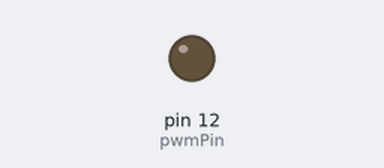
Simulated run of this sketch. Board: Arduino Uno, built with avr-gcc and run on an emulated ATmega328P. On the bench: output pins drawn as LEDs (lit = HIGH).

Above: at 1.9 s.
At 7.0 s:
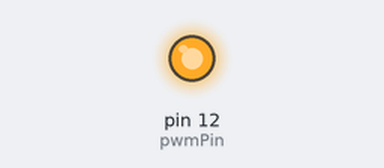
Timing chart, 0 to 16.6 s (numbered marks = the images above):
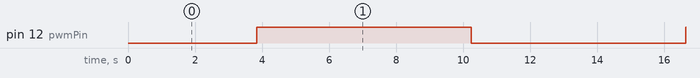

The sketch:

fade.ino
```cpp
// Program used for fading of light bulb
int pwmPin = 12;


void setup() {
 pinMode(pwmPin, OUTPUT);
}

void loop() {
for(int value = 0; value <= 255; value++){
  analogWrite(pwmPin, value);
  delay(30);
}
for(int value = 255;value >= 0;value--){
  analogWrite(pwmPin,value);
  delay(20);
}

}
```

Measured:
- by itself, pin 12 (pwmPin): alternates HIGH for 6.4 s and LOW for 6.4 s
